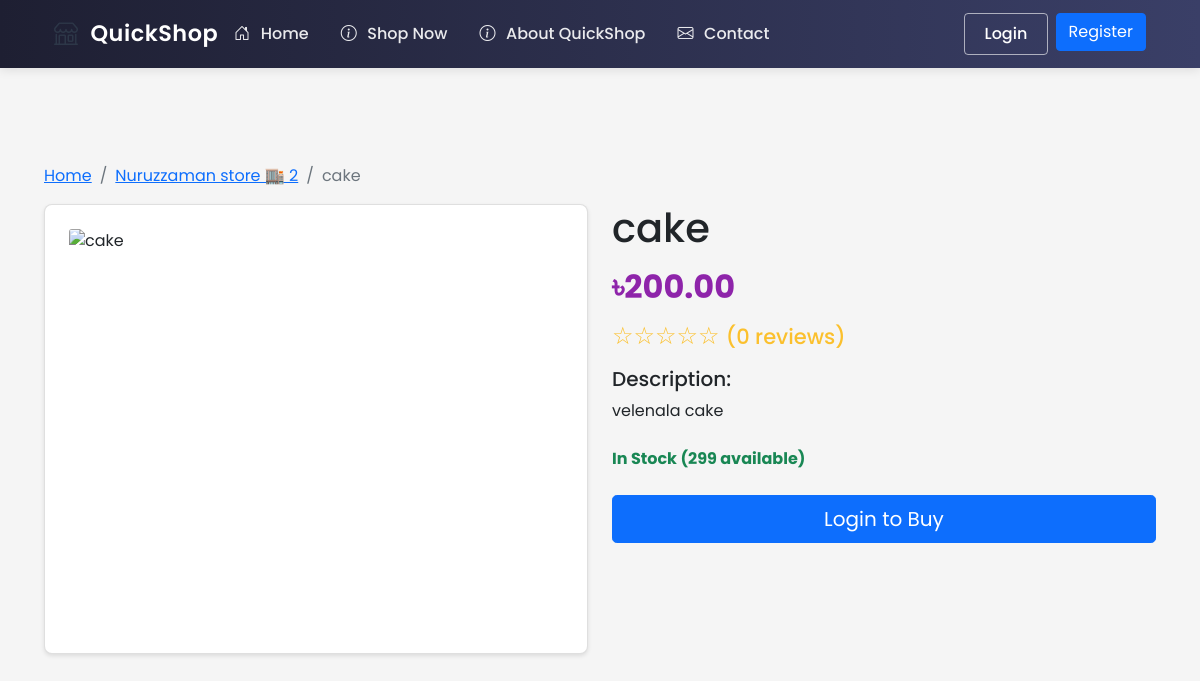
Page /shop/1/products/1 on the earlier database version.
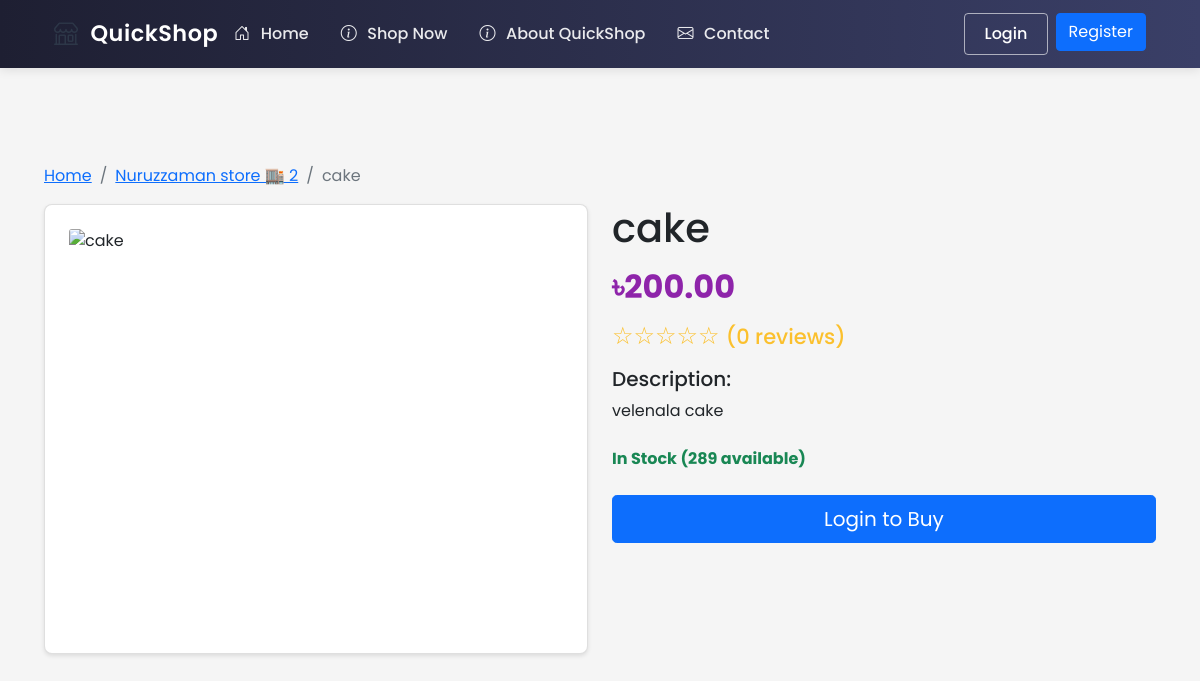
Same page on the later database version.
### ecommerce/models/shop.py (models this page shows, shortened)
class Product(db.Model):
    id = db.Column(db.Integer, primary_key=True)
    name = db.Column(db.String(100), nullable=False)
    description = db.Column(db.Text)
    price = db.Column(db.Float, nullable=False)
    stock = db.Column(db.Integer, nullable=False, default=0)
    shop_id = db.Column(db.Integer, db.ForeignKey('shop.id'), nullable=False)
    category = db.Column(db.String(50))  # Add category field
    created_at = db.Column(db.DateTime, default=datetime.utcnow)
    images = db.relationship('Image', lazy=True,
                           foreign_keys='Image.product_id',
                           cascade="all, delete-orphan",
                           backref=db.backref('product_ref', lazy=True))
    rating = db.Column(db.Float, default=0.0)  # Average rating
    rating_count = db.Column(db.Integer, default=0)  # Number of ratings
    reviews = db.relationship(Review, backref='product', lazy=True)
    min_price = db.Column(db.Float)  # Minimum acceptable price
    max_discount_percentage = db.Column(db.Float, default=20.0)  # Maximum allowed discount
    continue_iteration = db.Column(db.Boolean, default=False)  # Whether to continue negotiation after max discount

### ecommerce/routes/shop.py (the view)
@shop_bp.route('/<int:shop_id>/products/<int:product_id>')
def product(shop_id, product_id):
    shop = Shop.query.get_or_404(shop_id)
    product = Product.query.get_or_404(product_id)
    if product.shop_id != shop_id:
        abort(404)  # Product doesn't belong to this shop
    related_products = Product.query.filter(
        Product.shop_id == shop_id,
        Product.category == product.category,
        Product.id != product_id
    ).limit(4).all()
    return render_template('shop/product_details.html',
                         shop=shop,
                         product=product,
                         related_products=related_products)

### ecommerce/templates/shop/product_details.html (shortened to what this page needs)
{% extends "base.html" %}
{% block content %}
<div class="container py-5">
    <nav aria-label="breadcrumb">
        <ol class="breadcrumb">
            <li class="breadcrumb-item"><a href="{{ url_for('main.index') }}">Home</a></li>
            <li class="breadcrumb-item"><a href="{{ url_for('shop.view', shop_id=shop.id) }}">{{ shop.name }}</a></li>
            <li class="breadcrumb-item active" aria-current="page">{{ product.name }}</li>
        </ol>
    </nav>
    <div class="row">
        <div class="col-md-6 mb-4">
            <div class="card">
                {% if product.image_url %}
                    <img src="{{ url_for('static', filename='images/products/' + product.image_url) }}"
                         alt="{{ product.name }}"
                         class="card-img-top product-detail-img">
                {% else %}
                    <img src="{{ url_for('static', filename='images/payment.jpg') }}"
                         alt="{{ product.name }}"
                         class="card-img-top product-detail-img">
                {% endif %}
            </div>
        </div>
        <div class="col-md-6">
            <h1 class="mb-3">{{ product.name }}</h1>
            <div class="mb-3">
                <p class="price h2">৳{{ "%.2f"|format(product.price) }}</p>
            </div>
            <div class="mb-3">
                {% set rating = product.rating|default(0)|int %}
                <p class="rating h4">
                    {{ '★' * rating }}{{ '☆' * (5 - rating) }}
                    <small>({{ product.rating_count|default(0) }} reviews)</small>
                </p>
            </div>
            <div class="mb-4">
                <h5>Description:</h5>
                <p>{{ product.description }}</p>
            </div>
            <div class="mb-4">
                <p class="stock-status {% if product.stock > 0 %}text-success{% else %}text-danger{% endif %}">
                    {% if product.stock > 0 %}
                        In Stock ({{ product.stock }} available)
                    {% else %}
                        Out of Stock
                    {% endif %}
                </p>
            </div>
            <div class="d-grid gap-2">
                {% if product.stock > 0 %}
                    {% if current_user.is_authenticated %}
                        <button class="btn btn-primary btn-lg"
                                onclick="addToCart('{{ product.id }}', '{{ product.name }}')"
                                {% if not product.stock %}disabled{% endif %}>
                            Add to Cart
                        </button>
                        {% if product.negotiable %}
                            <button class="btn btn-outline-primary btn-lg"
                                    onclick="startNegotiation('{{ product.id }}')">
                                Negotiate Price
                            </button>
                        {% endif %}
                    {% else %}
                        <a href="{{ url_for('auth.login') }}" class="btn btn-primary btn-lg">Login to Buy</a>
                    {% endif %}
                {% else %}
                    <button class="btn btn-secondary btn-lg" disabled>Out of Stock</button>
                {% endif %}
            </div>
        </div>
    </div>
</div>
{% endblock %}

Differences in the rows shown:
changed Product "cake": stock "299" → "289"
